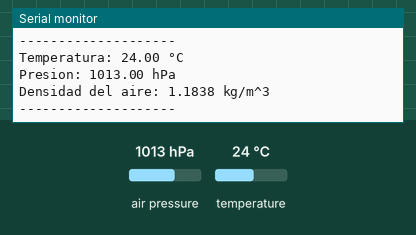
This sketch was run on a simulated Arduino Uno, built with avr-gcc and run on an emulated ATmega328P. Shown: the last lines printed to the serial monitor. Inputs (shaded band) come from the test bench; at power-on: air pressure 1013 hPa, temperature 24 °C.

Above: at 2.8 s.
2.9 s: air pressure set to 952 hPa
At 4.6 s:
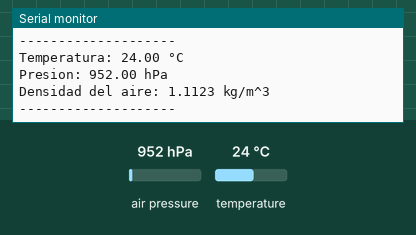
5.7 s: temperature set to 12 °C
At 7.5 s:
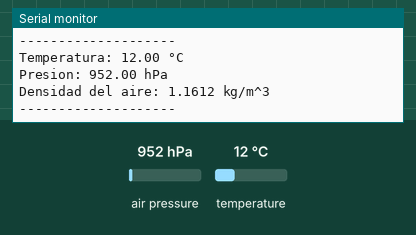
8.5 s: air pressure set to 975 hPa
At 10.9 s:
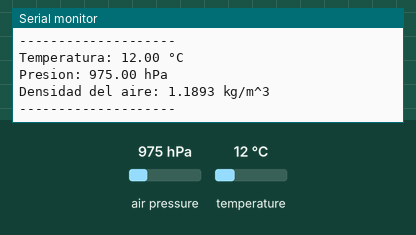
Timing chart, 0 to 12.4 s (numbered marks = the images above; inputs shaded):
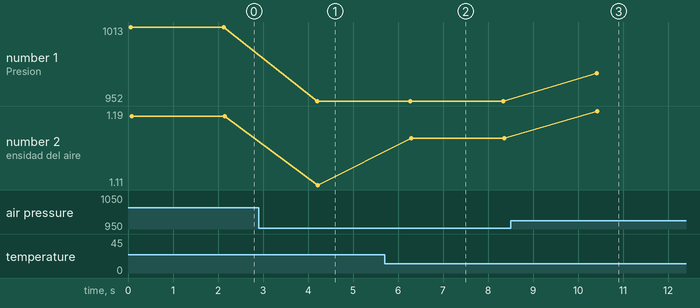

The sketch:

cimp_2007.ino
```cpp
#include <Wire.h>
#include <SFE_BMP180.h>

SFE_BMP180 bmp180;

// humedad relativa
double HR = 28.57;

const double R = 8.314472;        // J/(mol·K)
const double Ma = 0.02896546;     // kg/mol
const double Mv = 0.01801528;     // kg/mol

void setup() {
  Serial.begin(9600);

  if (!bmp180.begin()) {
    Serial.println("Error al inicializar BMP180");
    while(1);
  }

  Serial.println("Sistema listo (CIPM-2007)\n");
}

void loop() {
  double T, P;
  char status;

  status = bmp180.startTemperature();
  if (status != 0) {
    delay(status);
    status = bmp180.getTemperature(T);

    if (status != 0) {

      status = bmp180.startPressure(3);
      if (status != 0) {
        delay(status);
        status = bmp180.getPressure(P, T);

        if (status != 0) {

          // Conversiones
          double T_K = T + 273.15;
          double P_Pa = P * 100;

          //  Presión de vapor (Magnus)
          double Ps = 6.1078 * pow(10, (7.5 * T)/(T + 237.3)); // hPa
          double Pv = (HR / 100.0) * Ps; // hPa
          double Pv_Pa = Pv * 100;

          //  Fracción molar
          double xv = Pv_Pa / P_Pa;

          // Factor compresibilidad
          double Z = 1.0;

          // Densidad del aire
          double rho = (P_Pa * Ma) / (Z * R * T_K) * (1 - xv * (1 - Mv/Ma));


          Serial.print("Temperatura: ");
          Serial.print(T);
          Serial.println(" °C");

          Serial.print("Presion: ");
          Serial.print(P);
          Serial.println(" hPa");

          Serial.print("Densidad del aire: ");
          Serial.print(rho, 4);
          Serial.println(" kg/m^3");

          Serial.println("--------------------\n");
        }
      }
    }
  }

  delay(2000);
}
```

Measured:
- after the input at 2.9 s, the serial monitor: prints a new line after 1.3 s (image 1)
- after the input at 5.7 s, the serial monitor: prints a new line after 0.55 s (image 2)
- after the input at 8.5 s, the serial monitor: prints a new line after 1.9 s (image 3)
- plotted number 1: 1013 → 952 after the input at 2.9 s, 952 → 975 after the input at 8.5 s
- plotted number 2: 1.18 → 1.11 after the input at 2.9 s, 1.11 → 1.16 after the input at 5.7 s, 1.16 → 1.19 after the input at 8.5 s
